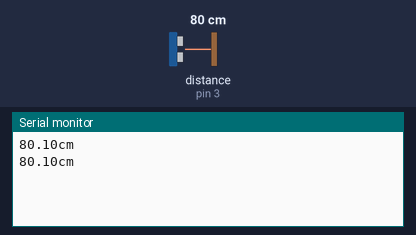
This sketch was run on a simulated Arduino Uno, built with avr-gcc and run on an emulated ATmega328P. On the bench: the last lines printed to the serial monitor. Wiring (inferred from the names in the program): ultrasonic range finder: trigger pin 2; echo pin 3. The test bench sets the inputs (shaded band); at power-on: distance to the obstacle (sensor on pin 3) 80 cm. The echo pulse lasts 58.3 µs per cm.

Above: at 1.8 s.
1.9 s: distance to the obstacle (sensor on pin 3) set to 2 cm
At 2.7 s:
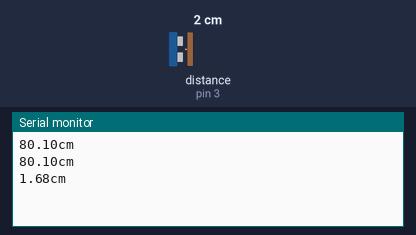
3.4 s: distance to the obstacle (sensor on pin 3) set to 4 cm
At 4.3 s:
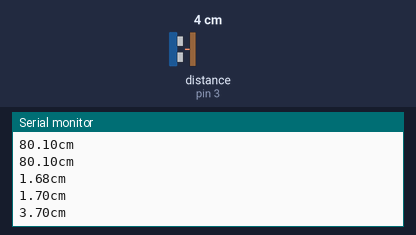
Timing chart, 0 to 6.4 s (numbered marks = the images above; inputs shaded):
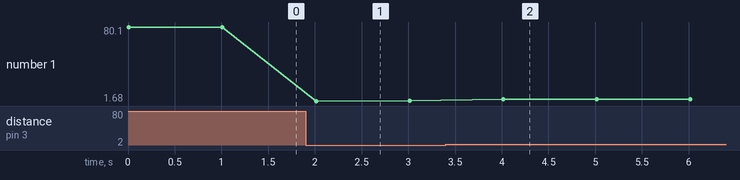

The sketch:

ultrasonic_distance_measuring_module.ino
```cpp
#define TrigPin 2
#define EchoPin 3

void setup() {
  Serial.begin(9600);
  pinMode(TrigPin, OUTPUT);
  pinMode(EchoPin, INPUT);

}

void loop() {
  float cm;

    digitalWrite(TrigPin, LOW);  /* 電圧設定 */
    delayMicroseconds(2);        /* プログラム停止時間(us)の設定 */
    digitalWrite(TrigPin, HIGH);
    delayMicroseconds(10);
    digitalWrite(TrigPin, LOW);

    /* パルスを読み取り距離をcmに変換 */
    cm = pulseIn(EchoPin, HIGH) / 58.0; //pulseIn: 핀으로 입력되는 펄스의 시간을 측정하는  함수 low에서 high , high에서 low로 바뀌는 시간
    cm = (int(cm * 100.0)) / 100.0;

    /* シリアルモニタに測定距離(cm)を表示 */
    Serial.print(cm);
    Serial.println("cm");

    delay(1000); /* プログラム停止時間(ms)の設定 */


}
```

Measured:
- after the input at 1.9 s, the serial monitor: prints a new line after 0.11 s (image 1)
- after the input at 3.4 s, the serial monitor: prints a new line after 0.61 s (image 2)
- plotted number 1: 80.1 → 1.7 after the input at 1.9 s, 1.7 → 3.7 after the input at 3.4 s
